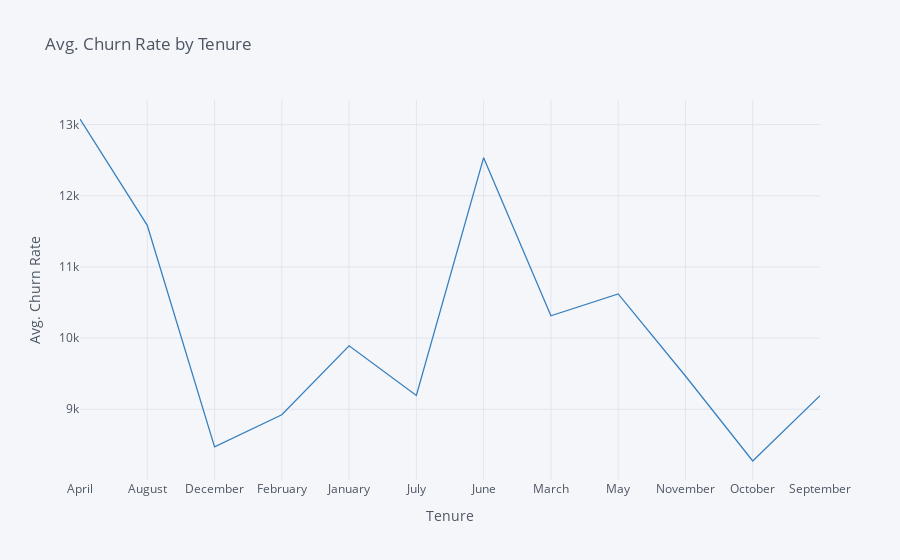

The notebook cell saved with this chart:
### Markdown cell above
## Coding Session I - 30 minutes

From the Fitbit data, we want to visually understand: 

1. **How the average number of steps change by month. Use the appropriate visualization to show the median steps by month?**
1. **Is Fitbitter more active on weekend or workdays?**

##### All plots must be in the same jupyter notebook cell.

Hints:

- Use `Months_encoded` and `Week_or Weekend` columns
- Use `matplolib.pyplot` object oriented API
- Set your size figure to `12,4`
- Explore `plt.sca`
- Explore `plt.xticks`
- Save your figures

### Code cell
# Driver 1 enter codes here
import chart_studio.plotly as py
import cufflinks as cf
import pandas as pd

cf.go_offline()

data = fitbit.groupby('Months', as_index=False).agg({'Steps':'mean'})
data.iplot(kind='line', x='Months', xTitle='Month', color='blue',yTitle='Average Steps', title='Avg. Steps by month')

### Figure 1 — Plotly figure (JSON) as saved in the notebook; plotly's stock layout.template omitted (floating-point values rounded to 4 significant figures)
{"data": [{"line": {"color": "rgba(55, 128, 191, 1.0)", "dash": "solid", "shape": "linear", "width": 1.3}, "mode": "lines", "name": "Steps", "text": "", "type": "scatter", "x": ["April", "August", "December", "February", "January", "July", "June", "March", "May", "November", "October", "September"], "y": [13080.0, 11580.0, 8470.0, 8923.0, 9892.0, 9193.0, 12540.0, 10310.0, 10620.0, 9467.0, 8272.0, 9191.0]}], "layout": {"legend": {"bgcolor": "#F5F6F9", "font": {"color": "#4D5663"}}, "paper_bgcolor": "#F5F6F9", "plot_bgcolor": "#F5F6F9", "title": {"font": {"color": "#4D5663"}, "text": "Avg. Churn Rate by Tenure"}, "xaxis": {"gridcolor": "#E1E5ED", "showgrid": true, "tickfont": {"color": "#4D5663"}, "title": {"font": {"color": "#4D5663"}, "text": "Tenure"}, "zerolinecolor": "#E1E5ED"}, "yaxis": {"gridcolor": "#E1E5ED", "showgrid": true, "tickfont": {"color": "#4D5663"}, "title": {"font": {"color": "#4D5663"}, "text": "Avg. Churn Rate"}, "zerolinecolor": "#E1E5ED"}}}
